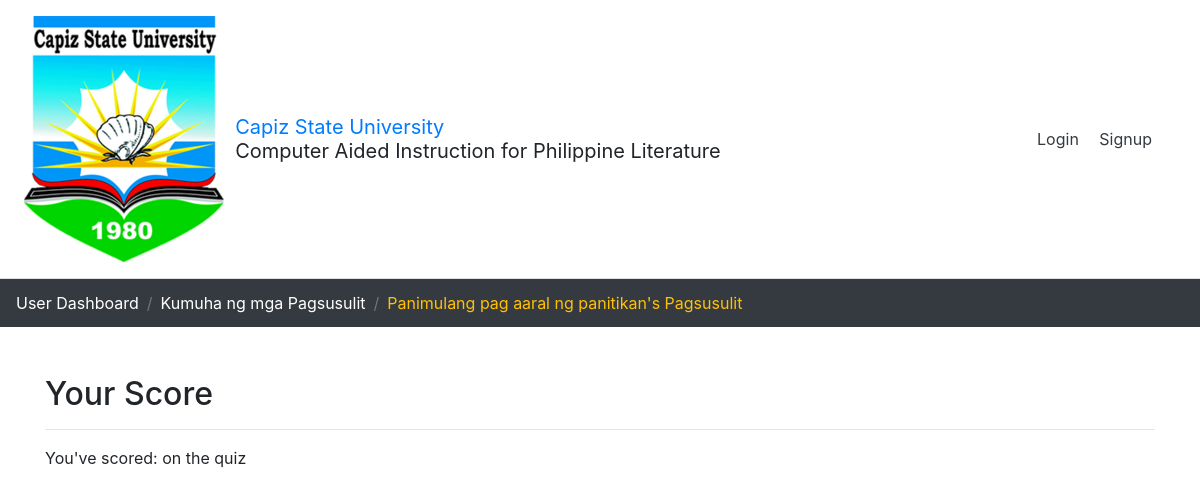
The page /scores.php?id=1 on the database as committed earlier.
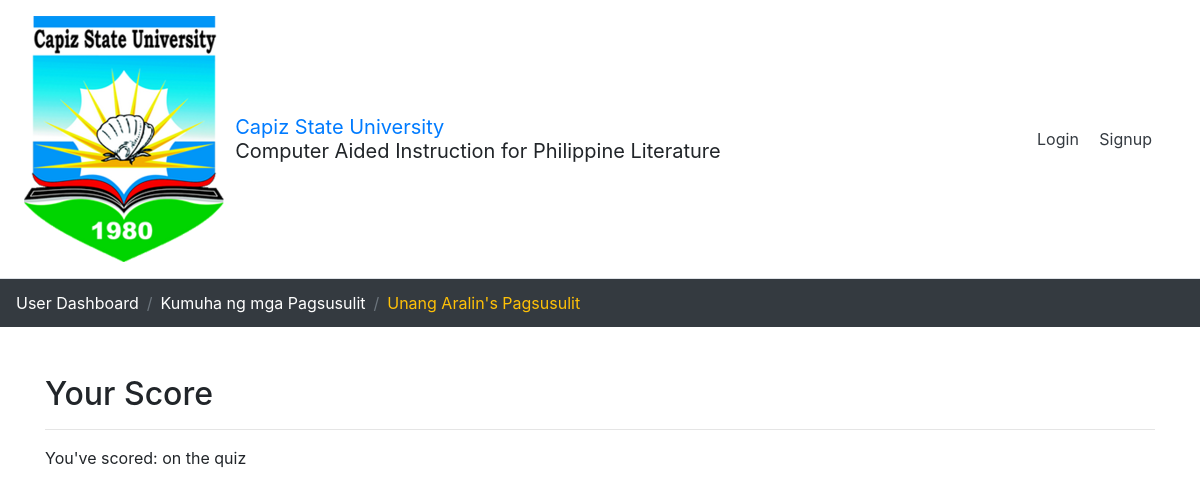
The same page on the database as committed later.
### tables this page shows
CREATE TABLE IF NOT EXISTS `lesson` (
  `id` int(11) NOT NULL AUTO_INCREMENT,
  `chapter_id` int(11) NOT NULL,
  `lesson_name` varchar(500) NOT NULL,
  `lesson_description` varchar(10000) NOT NULL,
  `status` int(11) DEFAULT NULL,
  PRIMARY KEY (`id`)
);

### scores.php (the view)
<?php
  $id = $_GET['id'];
  $con = mysqli_connect("localhost","root","","caipl");
  $result = mysqli_query($con,"SELECT * FROM lesson WHERE id='$id'");
  $row = mysqli_fetch_assoc($result);
  $varLessonName = $row['lesson_name'];
?>
<!DOCTYPE html>
<html>
<?php include 'view/partials/header.php'?>
<body>
  <?php
    include 'view/partials/navbar.php';
  ?>
  <nav aria-label="breadcrumb">
   <ol class="breadcrumb bg-dark">
     <li class="breadcrumb-item caipl-link"><a href="user-dashboard.php">User Dashboard</a></li>
     <li class="breadcrumb-item caipl-link"><a href="take-quiz.php">Kumuha ng mga Pagsusulit</a></li>
     <li class="breadcrumb-item active text-warning" aria-current="page"><?=$varLessonName?>'s Pagsusulit</li>
   </ol>
 </nav>
 <div class="container mt-5 mh75vh">
  <h2>Your Score</h2><hr>
  <p>You've scored: <?=$_GET['score']?> on the quiz</p>
</div><br>
</body>
</html>

Rows that differ between the two databases and show on the page:
changed lesson: lesson_name "Panimulang pag aaral ng panitikan" → "Unang Aralin"
